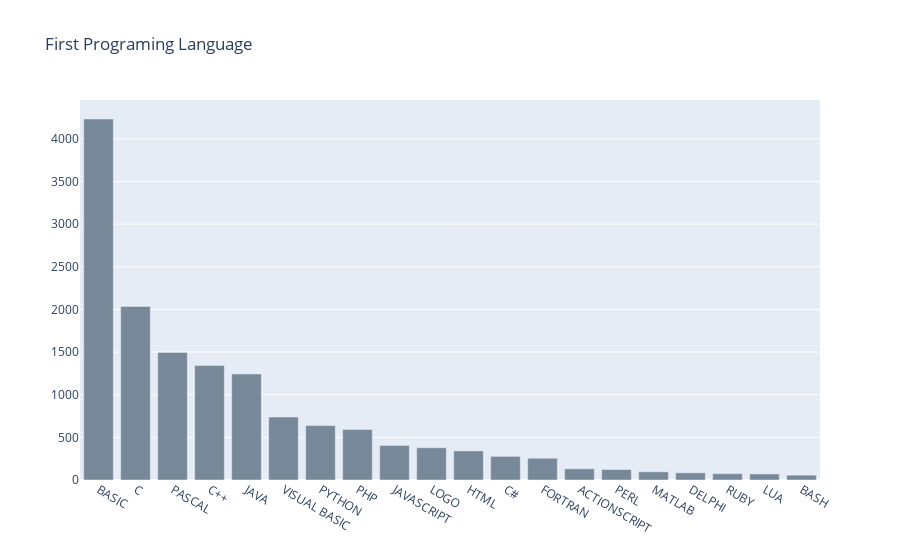

Notebook source saved alongside this figure:
### Markdown cell above
![newplot%20%282%29.png](attachment:newplot%20%282%29.png)
![newplot%20%282%29.png](attachment:newplot%20%282%29.png)

### Code cell
first_lang=df[df.category2=="first language"]
first_lang
first_lang_dict=dict(first_lang.answer.value_counts())
first_lang_data=pd.DataFrame()
first_lang_data["name"]=[item.upper() for item in first_lang_dict.keys()]
first_lang_data["value"]=first_lang_dict.values()

colors = ['lightslategray',] * 20

fig = go.Figure(data=[go.Bar(
    x=first_lang_data[:20].name,
    y=first_lang_data[:20].value,
    marker_color=colors # marker color can be a single color value or an iterable
)])
fig.update_layout(title_text='First Programing Language')

### Figure 1 — Plotly figure (JSON) as saved in the notebook; plotly's stock layout.template omitted (floating-point values rounded to 4 significant figures)
{"data": [{"marker": {"color": ["lightslategray", "lightslategray", "lightslategray", "lightslategray", "lightslategray", "lightslategray", "lightslategray", "lightslategray", "lightslategray", "lightslategray", "lightslategray", "lightslategray", "lightslategray", "lightslategray", "lightslategray", "lightslategray", "lightslategray", "lightslategray", "lightslategray", "lightslategray"]}, "type": "bar", "x": ["BASIC", "C", "PASCAL", "C++", "JAVA", "VISUAL BASIC", "PYTHON", "PHP", "JAVASCRIPT", "LOGO", "HTML", "C#", "FORTRAN", "ACTIONSCRIPT", "PERL", "MATLAB", "DELPHI", "RUBY", "LUA", "BASH"], "y": [4233, 2035, 1496, 1343, 1243, 738, 638, 592, 406, 378, 341, 277, 255, 131, 123, 96, 84, 74, 71, 57]}], "layout": {"title": {"text": "First Programing Language"}}}
